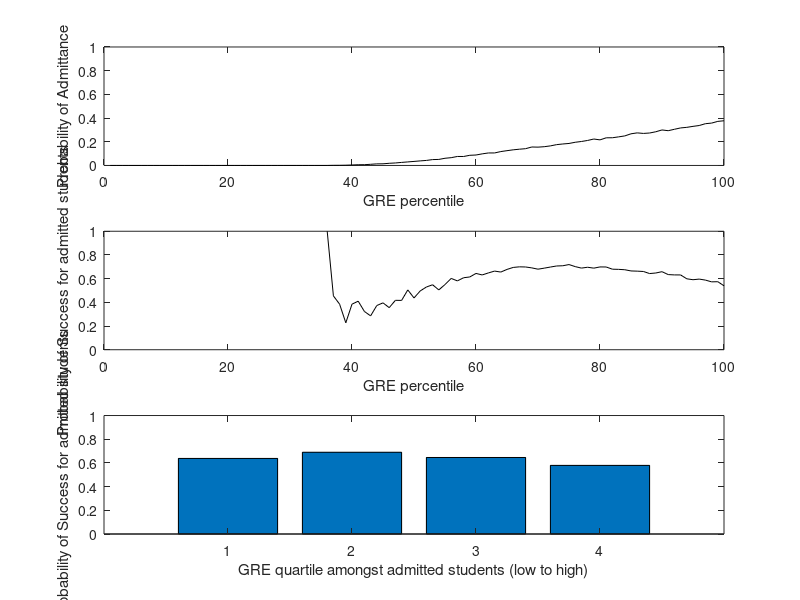
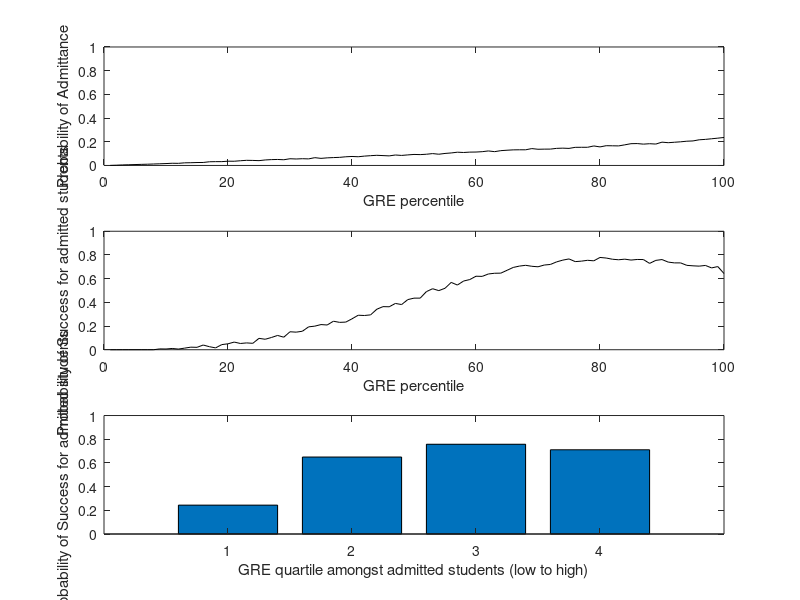

Write MATLAB code to recreate these figures, in order.
function GRE_simulation

    Npop = 1000000;  % number of applicants
    Nlat=3;          % number of latent variables (knowledge, motivation, curiousity)

    Latent = randn(Npop,Nlat); % sample standard normal deviations for latent variables
    
    % determine observed variables in percentil scores from latent variables 
    
    GRE=Percentile(  [1  0   0]);  % knowledge only 
    GPA=Percentile(  [1  1   0]);  % knowledge and motivation 
    LET=Percentile(  [0  1   1]);  % motivation and curiousity
    SOP=Percentile(  [0  0   1]);  % curiousity

    suffice=normcdf(Latent,0,.5);   % determine sufficiency scores for each latent variable
    Complete=prod(suffice,2);       % completion probability is multiplication of sufficiency scores
    Complete = rand(size(Complete))<Complete; % determine PhD completion based on probabilities
    Success = Complete;
    
    figure(1);
    Policy=GRE.*GPA.*LET.*SOP;      % uase all 4 observed variables in equal weighting
    PlotResults(Policy,90,100);     % between 90% and 100% admitted based on this policy
    
    figure(2);
    Policy=GPA.*LET.*SOP;           % GREs are ignored
    PlotResults(Policy,90,100);     % between 90% and 100% admitted based on this policy
    
    % calculate outcome variable from weights and latent variables
    function Outcome=Percentile(W)
        Outcome = Latent*W';
        [Y,I]=sort(Outcome);
        [Y2,I2]=sort(I);
        Outcome=ceil(100.*(I2./Npop)); % return percentile of each datapoint
    end

    % find average success at each GRE and plot results
    function PlotResults(Policy,Lower,Upper)
        
        Admit=Policy>=prctile(Policy,Lower) & Policy<=prctile(Policy,Upper); % admit those between lower and upper percentile

        for g=1:100  % step through all 100 GRE percentiles
            GRE_success(g)=mean(Success(GRE==g & Admit));  % average success at GRE percentile
            GRE_N(g)=sum(GRE==g & Admit);                  % number of successful students at GRE percentile
            GRE_T(g)=sum(GRE==g);                          % number of admitted students at GRE percentile
        end
        GRE_dist=GRE_N./GRE_T;                            % probabo;otu of admittance at GRE percentile
        
        % output numbers
        AveSuccess=mean(Success(Admit))
        AveGRE_PHD_success=mean(GRE(Admit & Success==1))
        AveGRE_PHD_failure=mean(GRE(Admit & Success==0))

        
        % plot probability of admittance as function of GRE scores
        subplot(3,1,1);
        plot(GRE_dist,'-k');
        axis([0 100 0 1]);
        xlabel('GRE percentile');
        ylabel('Probability of Admittance');
        
        % plot distribution of success as function of GRE percentile
        subplot(3,1,2);
        plot(GRE_success,'-k')
        axis([0 100 0 1]);
        xlabel('GRE percentile');
        ylabel('Probability of Success for admitted students');
        
        % plot distribution of success based on GRE quartiles
        subplot(3,1,3);
        Cuts=prctile(GRE(Admit),[0 25 50 75 100]);
        for p=1:4
            y(p)=mean(Success(GRE>Cuts(p) & GRE<=Cuts(p+1) & Admit));
        end
        bar(y);
        axis([0 5 0 1]);
        xlabel('GRE quartile amongst admitted students (low to high)');
        ylabel('Probability of Success for admitted students');
        
    end

end
